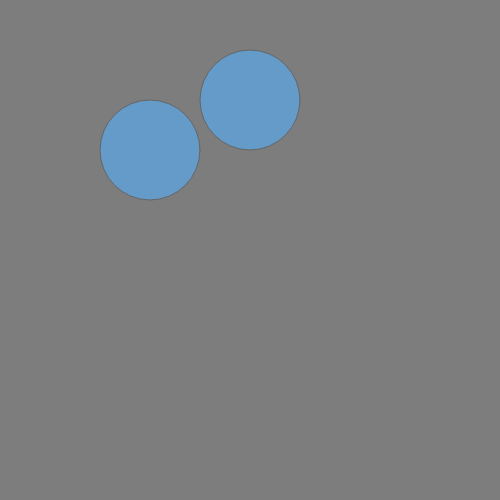
Frame 1 (no input)
Frame 60 (no input): identical to frame 1, image omitted
Frame 120 (the mouse pressed at the canvas centre since frame 60): identical to frame 1, image omitted

The p5.js sketch that drew this single still picture (run headless with seeded random() and noise() and a simulated clock; from frame 60 on, the mouse is pressed at the canvas centre):

// p5.js sketch
// ── sketch.js
  /* 
  Non moving Circle 
  By Kayla Serpa adapted from Dawn C. Hayes sketch */
  
  var circX; // creates a variable for the coordinate X for the circle
  circX = 150; // this assigns a number value to the variable 
  var circY; // creates a variable for the coordinate Y for the circle
  circY = 150; // assigns a number value to the variable
  var circStroke = 100; // creates a variable for the stroke color for the circle and assigns a number value that defines the color
  var circR = 100;//creates a variable for the circle color and assigns a number value to the circle Red color
  var circG = 155;// creates a variable for the circle color and assigns a number value to the circle Green color
  var circB = 200;// creates a variable for the circle color and assigns a number value to the circle Blue color
  var circSize = 100;// creates a variable for the circle size and assigns a number value
  canvBG = 125, 55, 255; // assigns a color value to the variable canvBG for the background.
  
  
  function setup() {
    createCanvas(500, 500); // sets up the canvas or window
  }
  
  function draw() {
    background(canvBG);// sets the background color using the variable
    stroke(circStroke);// sets the stroke color using the variable
    fill(circR, circG, circB);//sets the fill color using the variables set before
    stroke(circStroke);//sets the stroke color using the variable
    ellipse(circX, circY, circSize, circSize);// sets the ellipse coordinates using the numbers assigned from the variables and the size
    ellipse(circX + 100, circY - 50, circSize, circSize);//creates a second ellipse but changes the variables for the coordinates by using operators to subtract or add
    fill(circR, circG, circB, 135);//sets the fill color 
   
  }
